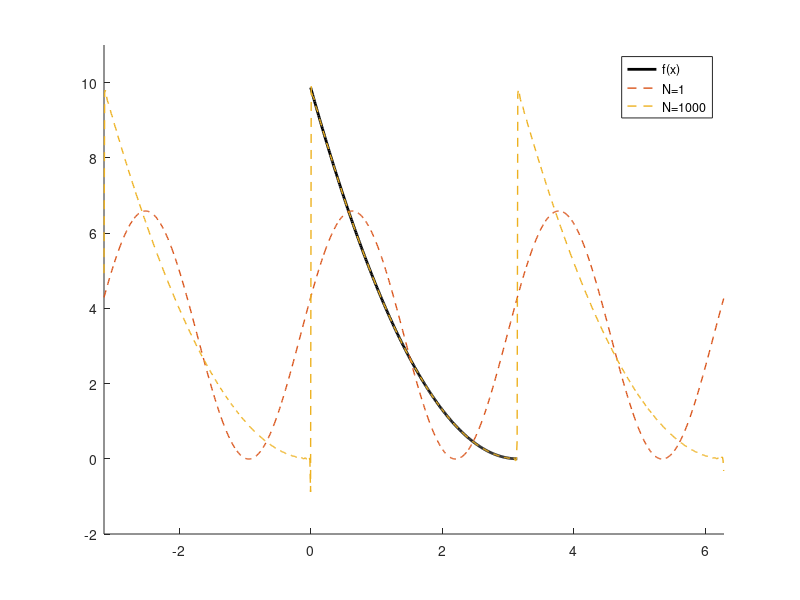

This chart was generated by the following MATLAB code:
x1 = 0:0.01:pi; x2 = -pi:0.01:2*pi;
f1 = (pi - x1).^2;
hold on; plot(x1,f1,'Color','k','LineWidth',2)
N = 1000; f2 = zeros(length(x2),1);
a0 = pi^2/3;
f2 = f2 + a0;
for n=1:N     
    f2 = f2 + (1/n^2)*cos(2*n*x2)' + (pi/n)*sin(2*n*x2)';   
    if(n == 1 || n == N)     
        plot(x2,f2,'--','LineWidth',1)  
    end
end
legend('f(x)','N=1','N=1000') 
xlim([-pi 2*pi]) 
ylim([-2 11])
